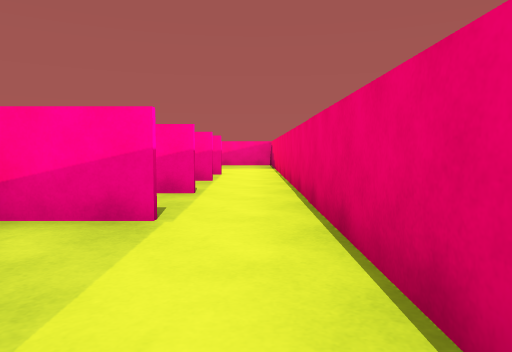
[1] (above)

24 first-person views from a walk through a 3-D level made in the Unity game engine. The camera is 0.62 m above the floor, tilts 4° down and sees 70° across. The floor is counted in squares, 1 m on a side. Each view is taken from the middle of a square. On the plan, view 1 faces up. The plan holds only what a view shows up to about 10 squares ahead; the rest is blank. The player character is not drawn.

[2]
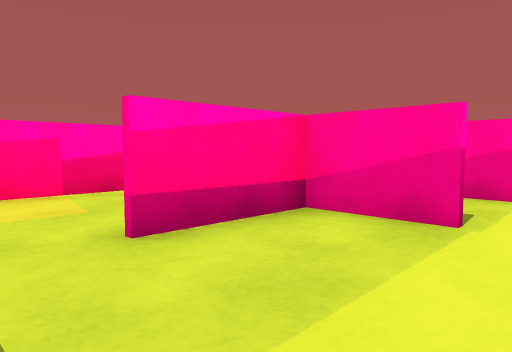

[3]
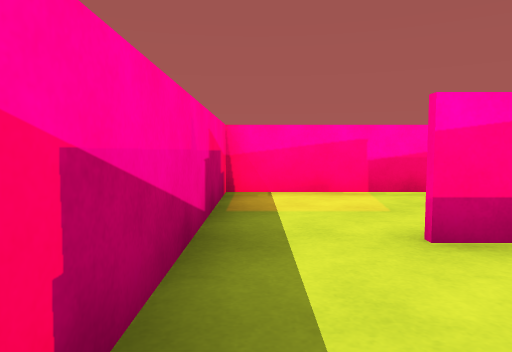

[4]
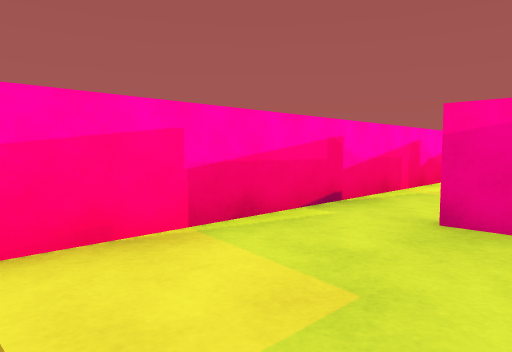

[5]
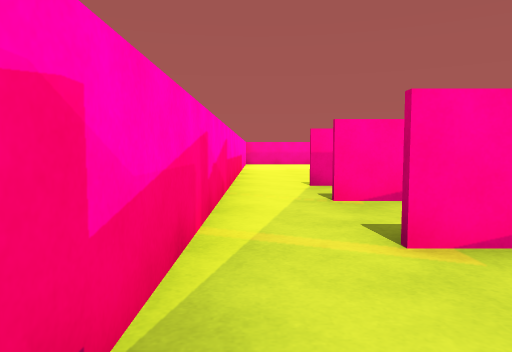

[6]
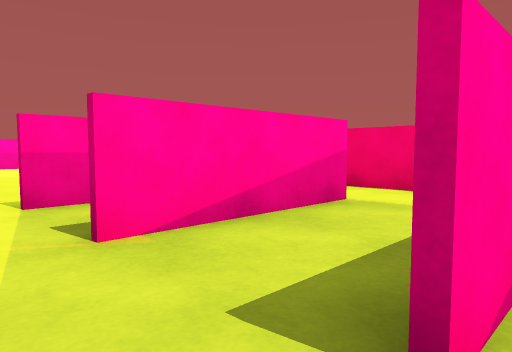

[7]
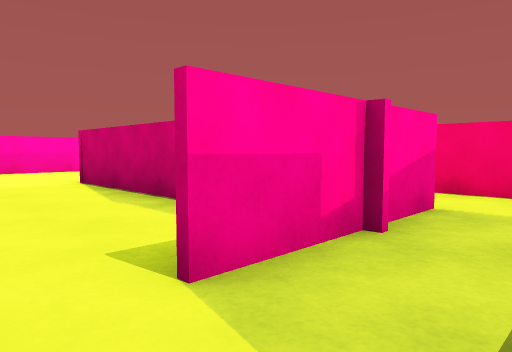

[8]
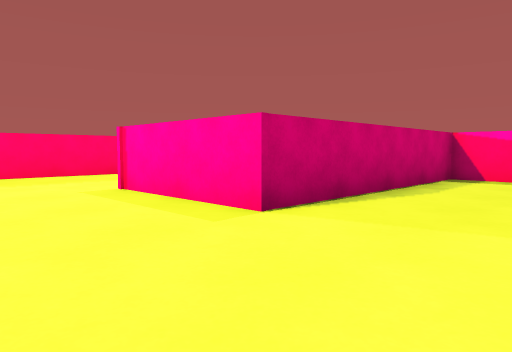

[9]
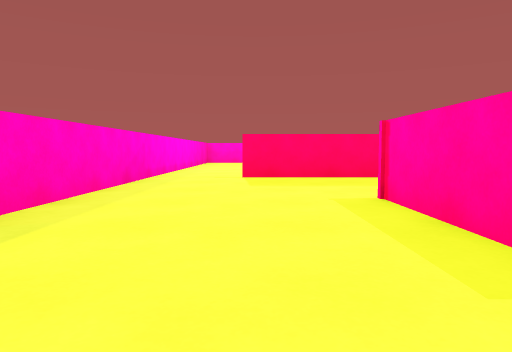

[10]
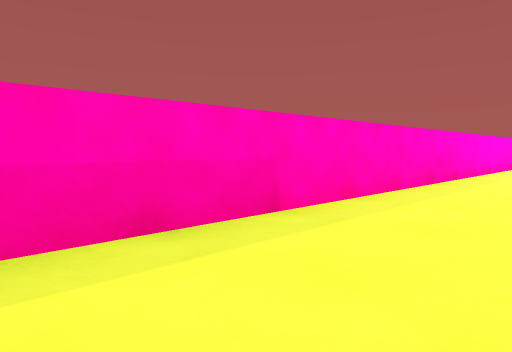

[11]
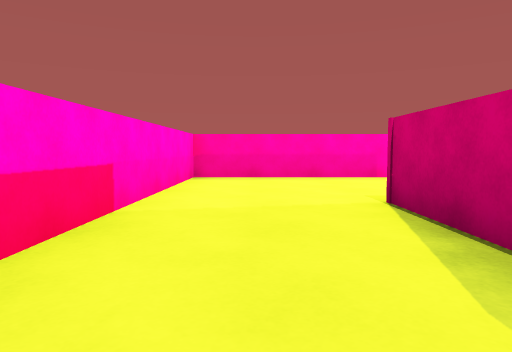

[12]
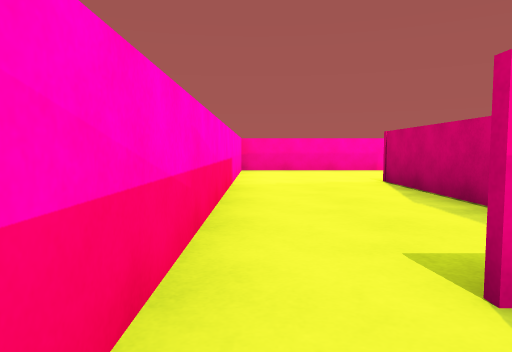

[13]
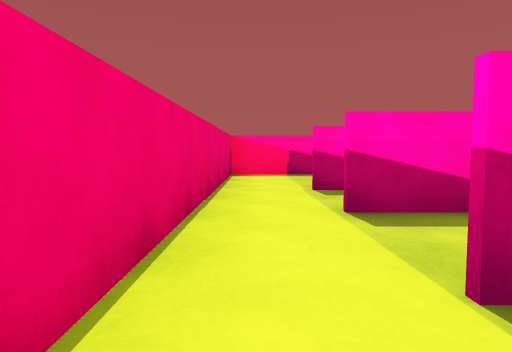

[14]
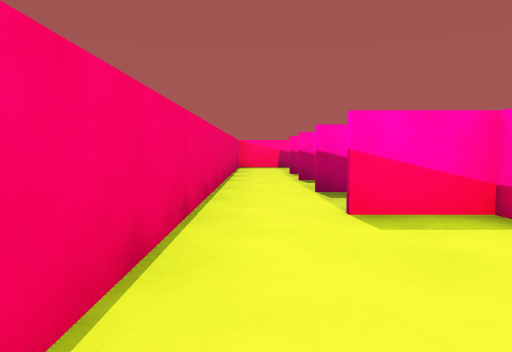

[15]
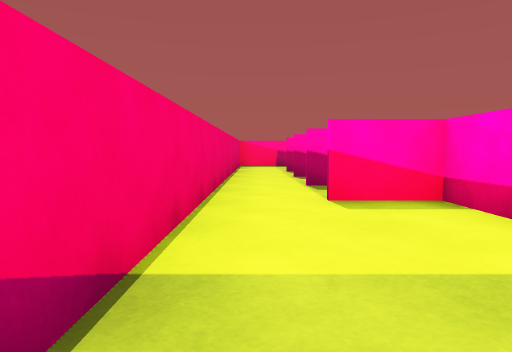

[16]
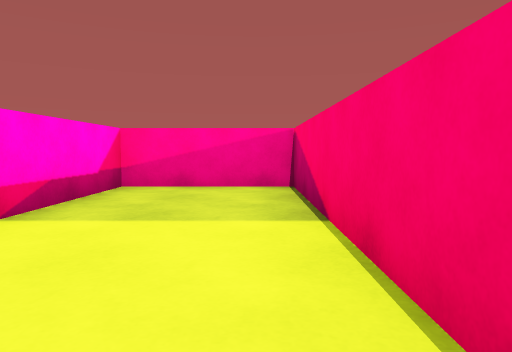

[17]
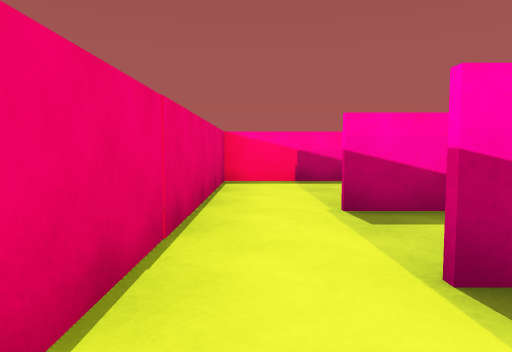

[18]
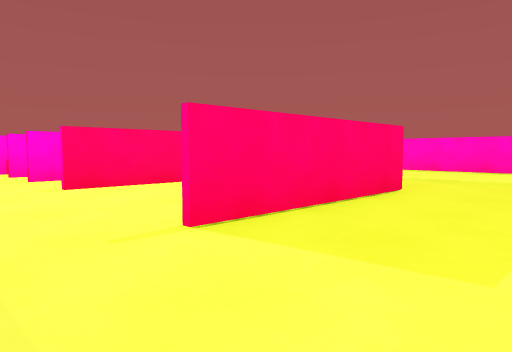

[19]
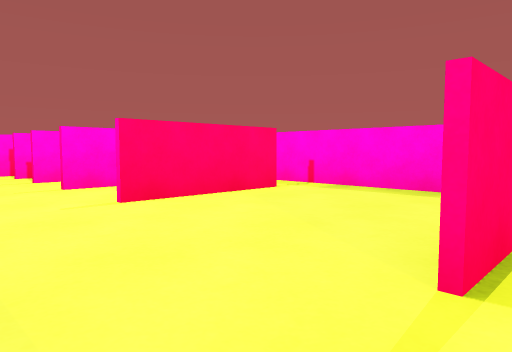

[20]
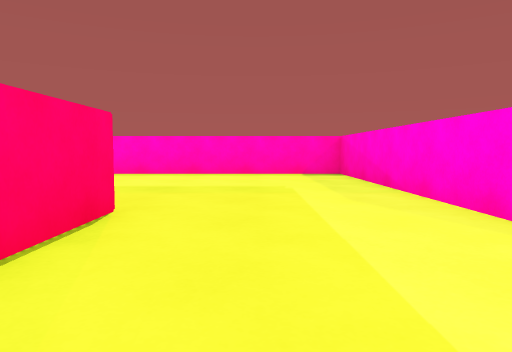

[21]
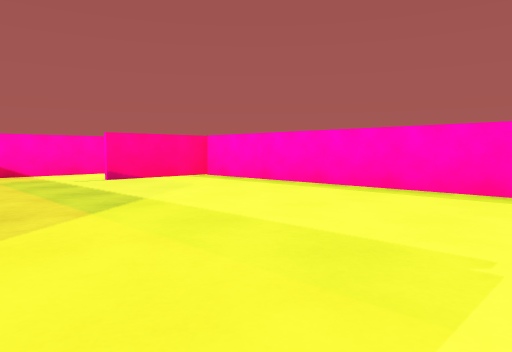

[22]
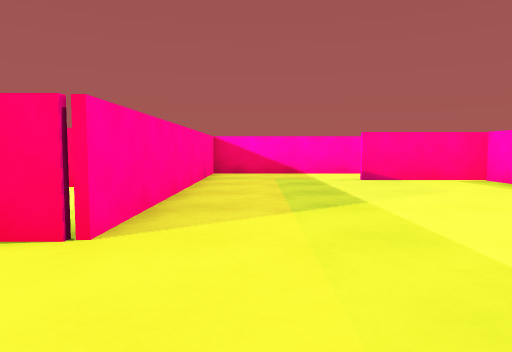

[23]
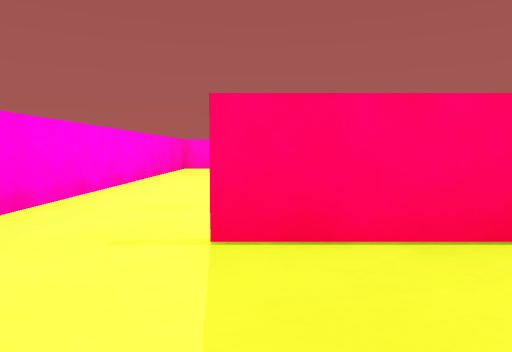

[24]
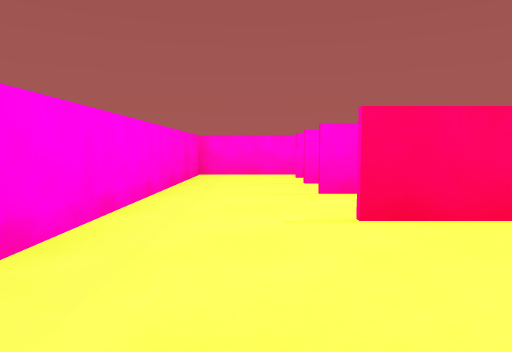

### Floor plan
Ten units are one square. View 1 is at (0, 0); x grows to the right and y downward. Boxes are objects, and circles mark ways between rooms. Rooms are numbered by the first view taken in them; rooms with no view inside come last. Other rooms are left out.
<svg viewBox="-59 -199 183 208">
<path fill="none" stroke="#000" d="M-9 -32 -24 -32 -24 -11M-35 -32 -41 -32M-54 -36 -54 4 6 4 6 -36M-32 -53 -41 -53M-22 -54 -9 -54M-9 -75 -41 -75M-54 -75 -54 -36M6 -46 6 -76M-14 -76 -9 -76M-9 -94 -41 -94M6 -76 6 -96M-54 -85 -54 -75M44 -155 44 -174M-35 -95 -9 -95M-24 -91 -24 -154 8 -154M45 -194 -54 -194 -54 -85M-24 -108 -24 -95M6 -96 6 -153 -24 -153 -24 -122M7 -139 7 -73 97 -73 97 -99M119 -89 119 -131 44 -131 44 -155M85 -194 45 -194M82 -142 82 -171M58 -132 91 -132M102 -161 102 -171M104 -194 85 -194M-20 -33 -9 -33M-9 -53 -15 -53M6 -36 6 -46"/>
<circle cx="-50" cy="-40" r="3" fill="#2a7"/>
<circle cx="0" cy="-30" r="3" fill="#2a7"/>
<circle cx="-50" cy="-70" r="3" fill="#2a7"/>
<circle cx="0" cy="-70" r="3" fill="#2a7"/>
<circle cx="0" cy="-50" r="3" fill="#2a7"/>
<circle cx="-50" cy="-90" r="3" fill="#2a7"/>
<circle cx="0" cy="-100" r="3" fill="#2a7"/>
<circle cx="25" cy="-160" r="3" fill="#2a7"/>
<circle cx="40" cy="-185" r="3" fill="#2a7"/>
<circle cx="80" cy="-140" r="3" fill="#2a7"/>
<circle cx="80" cy="-185" r="3" fill="#2a7"/>
<text x="-20" y="-10">1</text>
<text x="-30" y="-60">2</text>
<text x="-20" y="-80">3</text>
<text x="-20" y="-160">4</text>
<text x="-10" y="-120">5</text>
<text x="60" y="-110">6</text>
<text x="60" y="-170">7</text>
<text x="90" y="-170">8</text>
<text x="-10" y="-40">9</text>
</svg>
Room 1 opens to room 2. Room 1 opens to room 9. Room 2 opens to room 3. Room 2 opens to room 9. Room 3 opens to room 4. Room 3 opens to room 5. Room 4 opens to room 6. Room 4 opens to room 7. Room 7 opens to room 8.

Where each view was taken, in squares from view 1:
view 1: 0 up, 0 right, facing up
view 2: 0 up, 0 right, facing up-left
view 3: 0 up, 0 right, facing left
view 4: 0 up, 3 left, facing up-left
view 5: 3 up, 5 left, facing up
view 6: 5 up, 5 left, facing up-right
view 7: 8 up, 5 left, facing up-right
view 8: 18 up, 5 left, facing down-right
view 9: 17 up, 4 left, facing right
view 10: 17 up, 4 left, facing up-right
view 11: 11 up, 4 left, facing up
view 12: 8 up, 5 left, facing up
view 13: 9 up, 0 right, facing down
view 14: 13 up, 0 right, facing down
view 15: 14 up, 0 right, facing down
view 16: 9 up, 0 right, facing up
view 17: 7 up, 0 right, facing down
view 18: 19 up, 2 right, facing down-right
view 19: 19 up, 4 right, facing down-right
view 20: 17 up, 3 right, facing down
view 21: 13 up, 2 right, facing down-right
view 22: 12 up, 2 right, facing right
view 23: 17 up, 2 right, facing right
view 24: 18 up, 5 right, facing right
